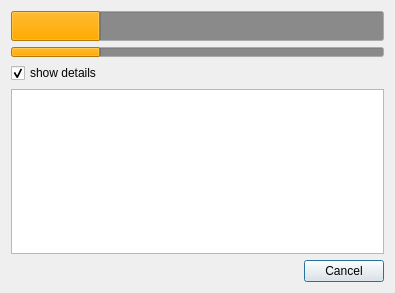
<?xml version="1.0" encoding="UTF-8"?>
<ui version="4.0">
 <class>MultiProgressDialog</class>
 <widget class="QDialog" name="MultiProgressDialog">
  <property name="geometry">
   <rect>
    <x>0</x>
    <y>0</y>
    <width>395</width>
    <height>293</height>
   </rect>
  </property>
  <property name="minimumSize">
   <size>
    <width>395</width>
    <height>0</height>
   </size>
  </property>
  <property name="windowTitle">
   <string>Multi Progress Dialog</string>
  </property>
  <layout class="QGridLayout" name="gridLayout">
   <item row="3" column="0">
    <widget class="QTreeWidget" name="uiProgressTREE">
     <property name="alternatingRowColors">
      <bool>true</bool>
     </property>
     <property name="selectionMode">
      <enum>QAbstractItemView::NoSelection</enum>
     </property>
     <property name="rootIsDecorated">
      <bool>false</bool>
     </property>
     <attribute name="headerVisible">
      <bool>false</bool>
     </attribute>
     <attribute name="headerVisible">
      <bool>false</bool>
     </attribute>
     <column>
      <property name="text">
       <string notr="true">1</string>
      </property>
     </column>
    </widget>
   </item>
   <item row="4" column="0">
    <widget class="QDialogButtonBox" name="uiDialogBTNS">
     <property name="standardButtons">
      <set>QDialogButtonBox::Cancel</set>
     </property>
    </widget>
   </item>
   <item row="0" column="0">
    <widget class="QProgressBar" name="uiMainPBAR">
     <property name="minimumSize">
      <size>
       <width>0</width>
       <height>30</height>
      </size>
     </property>
     <property name="palette">
      <palette>
       <active>
        <colorrole role="Base">
         <brush brushstyle="SolidPattern">
          <color alpha="255">
           <red>138</red>
           <green>138</green>
           <blue>138</blue>
          </color>
         </brush>
        </colorrole>
        <colorrole role="Highlight">
         <brush brushstyle="SolidPattern">
          <color alpha="255">
           <red>255</red>
           <green>170</green>
           <blue>0</blue>
          </color>
         </brush>
        </colorrole>
       </active>
       <inactive>
        <colorrole role="Base">
         <brush brushstyle="SolidPattern">
          <color alpha="255">
           <red>138</red>
           <green>138</green>
           <blue>138</blue>
          </color>
         </brush>
        </colorrole>
        <colorrole role="Highlight">
         <brush brushstyle="SolidPattern">
          <color alpha="255">
           <red>255</red>
           <green>170</green>
           <blue>0</blue>
          </color>
         </brush>
        </colorrole>
       </inactive>
       <disabled>
        <colorrole role="Base">
         <brush brushstyle="SolidPattern">
          <color alpha="255">
           <red>240</red>
           <green>240</green>
           <blue>240</blue>
          </color>
         </brush>
        </colorrole>
        <colorrole role="Highlight">
         <brush brushstyle="SolidPattern">
          <color alpha="255">
           <red>51</red>
           <green>153</green>
           <blue>255</blue>
          </color>
         </brush>
        </colorrole>
       </disabled>
      </palette>
     </property>
     <property name="value">
      <number>24</number>
     </property>
     <property name="textVisible">
      <bool>false</bool>
     </property>
    </widget>
   </item>
   <item row="1" column="0">
    <widget class="QProgressBar" name="uiItemPBAR">
     <property name="minimumSize">
      <size>
       <width>0</width>
       <height>10</height>
      </size>
     </property>
     <property name="maximumSize">
      <size>
       <width>16777215</width>
       <height>10</height>
      </size>
     </property>
     <property name="palette">
      <palette>
       <active>
        <colorrole role="Base">
         <brush brushstyle="SolidPattern">
          <color alpha="255">
           <red>138</red>
           <green>138</green>
           <blue>138</blue>
          </color>
         </brush>
        </colorrole>
        <colorrole role="Highlight">
         <brush brushstyle="SolidPattern">
          <color alpha="255">
           <red>255</red>
           <green>170</green>
           <blue>0</blue>
          </color>
         </brush>
        </colorrole>
       </active>
       <inactive>
        <colorrole role="Base">
         <brush brushstyle="SolidPattern">
          <color alpha="255">
           <red>138</red>
           <green>138</green>
           <blue>138</blue>
          </color>
         </brush>
        </colorrole>
        <colorrole role="Highlight">
         <brush brushstyle="SolidPattern">
          <color alpha="255">
           <red>255</red>
           <green>170</green>
           <blue>0</blue>
          </color>
         </brush>
        </colorrole>
       </inactive>
       <disabled>
        <colorrole role="Base">
         <brush brushstyle="SolidPattern">
          <color alpha="255">
           <red>240</red>
           <green>240</green>
           <blue>240</blue>
          </color>
         </brush>
        </colorrole>
        <colorrole role="Highlight">
         <brush brushstyle="SolidPattern">
          <color alpha="255">
           <red>51</red>
           <green>153</green>
           <blue>255</blue>
          </color>
         </brush>
        </colorrole>
       </disabled>
      </palette>
     </property>
     <property name="value">
      <number>24</number>
     </property>
     <property name="textVisible">
      <bool>false</bool>
     </property>
    </widget>
   </item>
   <item row="2" column="0">
    <widget class="QCheckBox" name="uiDetailsCHK">
     <property name="text">
      <string>show details</string>
     </property>
     <property name="checked">
      <bool>true</bool>
     </property>
    </widget>
   </item>
  </layout>
 </widget>
 <resources/>
 <connections>
  <connection>
   <sender>uiDetailsCHK</sender>
   <signal>toggled(bool)</signal>
   <receiver>uiProgressTREE</receiver>
   <slot>setVisible(bool)</slot>
   <hints>
    <hint type="sourcelabel">
     <x>57</x>
     <y>68</y>
    </hint>
    <hint type="destinationlabel">
     <x>66</x>
     <y>108</y>
    </hint>
   </hints>
  </connection>
 </connections>
</ui>
